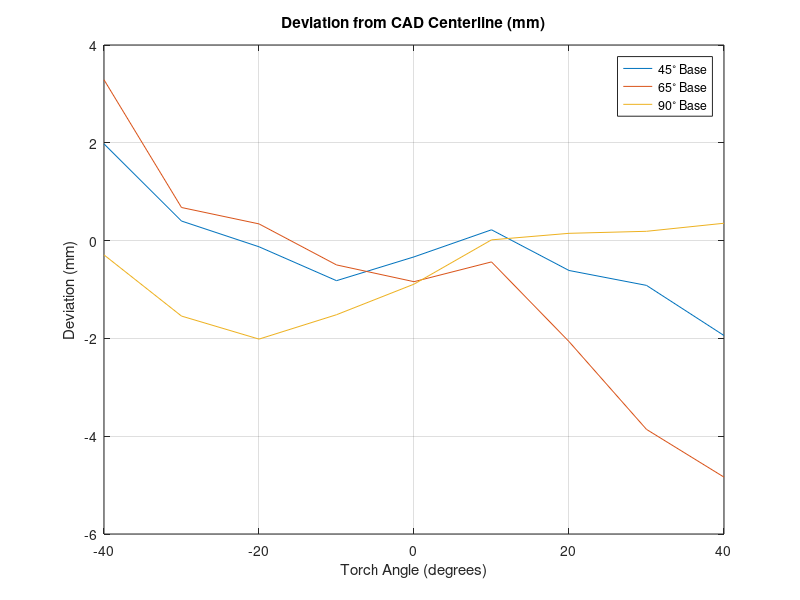
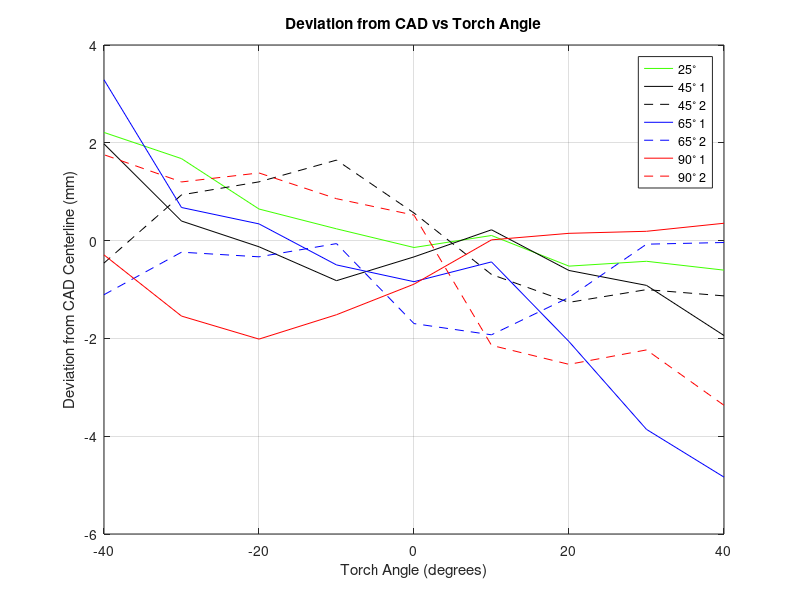

Recreate these plots in MATLAB, in order.
slopes_25 = [4.5888    2.3763    2.5635    1.5598    1.4868    0.7604   -0.1042   -2.0262   -3.2804];
slopes_45 = [3.8160    0.5206    1.7890    1.0664    0.9957    0.2982   -0.3724   -1.7684   -3.7887];
slopes_65 = [5.0104    1.6408    1.7580   -0.2640    0.3316   -0.2880   -1.4654   -2.2708   -6.5830];
slopes_90 = [3.2954    1.5269    1.1231    0.4031    0.7008   -0.2271   -0.9838   -4.3342   -8.0856];

slopes_45_shifted = [4.3984    2.8264    2.9773    1.1464    1.1200    0.7933   -0.2869   -1.7441   -3.0415];
slopes_65_shifted = [6.3597    4.8561    3.6123    2.4023    1.7288    0.6269   -0.9721   -2.9176   -6.4027];
slopes_90_shifted = [4.1048    2.5760    2.5146    1.2186   -0.5181   -0.7933   -2.2327   -4.6821  -10.0337];

angles = flip(-40:10:40);

% figure;
% plot(angles,slopes_45,angles,slopes_65,angles,slopes_90);
% grid on;
% xlabel('Torch Angle (degrees)');
% ylabel('Slope (degrees)');
% l = legend({'45^{\circ} Base','65^{\circ} Base','90^{\circ} Base'});
% set(l,'location','northwest');
% title('Wall Slope vs Torch Angle');

sep25 = [-0.6041   -0.4230   -0.5220    0.1045   -0.1410    0.2408    0.6458    1.6765    2.2119];
sep45 = -1 .* [1.941, 0.9158, 0.611, -0.221, 0.3329, 0.8196, 0.1263, -0.4002, -1.978];
sep65 = -1 .* [4.8369, 3.8607, 2.0646, 0.4356, 0.8402, 0.4972, -0.3417, -0.6770, -3.2889];
sep90 = -1 .* [-0.3549, -0.1903, -0.1488, -0.0152, 0.8907, 1.5158, 2.0144, 1.5433, 0.2923];

sep45_shifted = -1 .* [1.1304    1.0024    1.2628    0.6926   -0.5649   -1.6460   -1.2013   -0.9352    0.4593];
sep65_shifted = -1 .* [0.0389    0.0731    1.1623    1.9266    1.6969    0.0613    0.3316    0.2368    1.1065];
sep90_shifted = -1 .* [3.3679    2.2354    2.5307    2.1418   -0.5211   -0.8571   -1.3835   -1.1995   -1.7564];

figure;
plot(angles,sep45,angles,sep65,angles,sep90);
grid on;
xlabel('Torch Angle (degrees)');
ylabel('Deviation (mm)');
l = legend({'45^{\circ} Base','65^{\circ} Base','90^{\circ} Base'});
set(l,'location','northeast');
title('Deviation from CAD Centerline (mm)');

figure;
plot(angles,sep25,'color',[0.25,1,0],'linestyle','-');
hold on;
plot(angles,sep45,'color','k','linestyle','-');
plot(angles,sep45_shifted,'color','k','linestyle','--');
plot(angles,sep65,'color','b','linestyle','-');
plot(angles,sep65_shifted,'color','b','linestyle','--');
plot(angles,sep90,'color','r','linestyle','-');
plot(angles,sep90_shifted,'color','r','linestyle','--');
hold off;
grid on
xlabel('Torch Angle (degrees)');
ylabel('Deviation from CAD Centerline (mm)');
title('Deviation from CAD vs Torch Angle');
l = legend('25^{\circ}','45^{\circ} 1','45^{\circ} 2','65^{\circ} 1','65^{\circ} 2','90^{\circ} 1','90^{\circ} 2');
set(l,'location','northeast');
return;

figure;
plot(angles,slopes_25,'color',[0.25,1,0],'linestyle','-');
hold on;
plot(angles,slopes_45,'color','k','linestyle','-');
plot(angles,slopes_45_shifted,'color','k','linestyle','--');
plot(angles,slopes_65,'color','b','linestyle','-');
plot(angles,slopes_65_shifted,'color','b','linestyle','--');
plot(angles,slopes_90,'color','r','linestyle','-');
plot(angles,slopes_90_shifted,'color','r','linestyle','--');
hold off;
l = legend('25^{\circ}','45^{\circ} 1','45^{\circ} 2','65^{\circ} 1','65^{\circ} 2','90^{\circ} 1','90^{\circ} 2');
set(l,'location','northwest');
grid on
xlabel('Torch Angle (degrees)');
ylabel('Slope (degrees)');
title('Wall Slope Trial Comparison');

%%
 
slopes_avg_45 = (slopes_45+slopes_45_shifted)/2;
slopes_avg_65 = (slopes_65+slopes_65_shifted)/2;
slopes_avg_90 = (slopes_90+slopes_90_shifted)/2;
 
slopes_25poly = polyfit(angles,slopes_25,3)
slopes_45poly = polyfit(angles,slopes_45,3);
slopes_65poly = polyfit(angles,slopes_65,3);
slopes_90poly = polyfit(angles,slopes_90,3);
 
x1 = linspace(-40,40);
y1_25 = polyval(slopes_25poly,x1);
y1_45 = polyval(slopes_45poly,x1);
y1_65 = polyval(slopes_65poly,x1);
y1_90 = polyval(slopes_90poly,x1);
 
figure;
plot(angles,slopes_25,'color','g','linestyle','-');
hold on;
plot(x1,y1_25,'color','g','linestyle','--');
plot(angles,slopes_45,'color','k','linestyle','-');
plot(x1,y1_45,'color','k','linestyle','--');
plot(angles,slopes_65,'color','b','linestyle','-');
plot(x1,y1_65,'color','b','linestyle','--');
plot(angles,slopes_90,'color','r','linestyle','-');
plot(x1,y1_90,'color','r','linestyle','--');
hold off;
l = legend('25^{\circ}','25^{\circ} fit','45^{\circ}','45^{\circ} fit','65^{\circ}','65^{\circ} fit','90^{\circ}','90^{\circ} fit');
set(l,'location','northwest');
grid on
xlabel('Torch Angle (degrees)');
ylabel('Slope (degrees)');
title('Average Slope Value Comparison');
 
%%
val_25 = roots(slopes_25poly);
val_45 = roots(slopes_45poly);
val_65 = roots(slopes_65poly);
val_90 = roots(slopes_90poly);

base_angles = [0,25,45,65,90];
optimal_torch_angle = [0,val_25(3),val_45(3),val_65(3),val_90(3)];
plot(base_angles,optimal_torch_angle);
grid on;
title('Optimal Torch Compensation');
xlabel('Base Angle (degrees)');
ylabel('Optimal Relative Torch Angle (degrees)');
